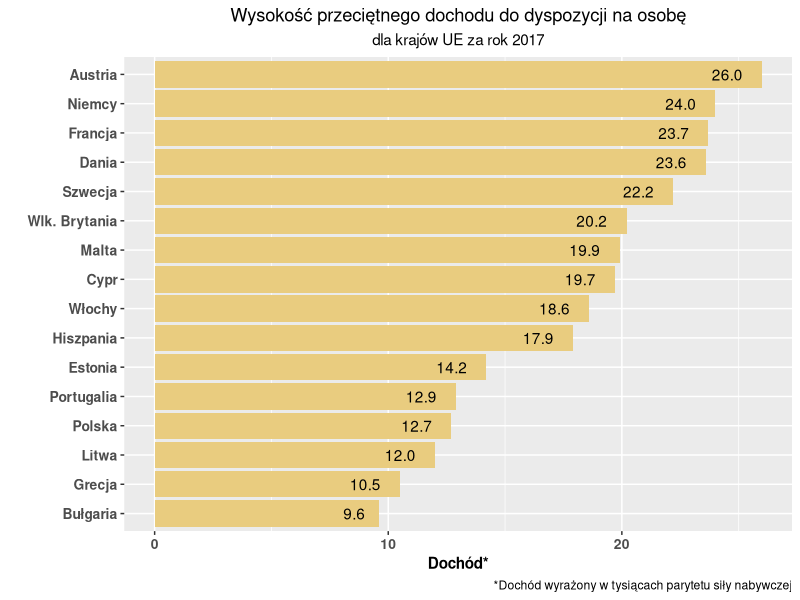

Here is the R script that generated this plot: (Note: this script raises an error after producing the figure.)
## ---- chunk 1
knitr::opts_chunk$set(warning = FALSE,
                      message = FALSE)

library(ggplot2)
x <- c("Estonia","Malta","Austria","Polska","Dania","Litwa","Bułgaria","Szwecja","Niemcy","Francja",
       "Włochy","Portugalia","Hiszpania","Cypr","Wlk. Brytania","Grecja")
y <- as.numeric(c(14.2,19.9,26,12.7,23.6,12,9.6,22.2,24.0,23.7,18.6,12.9,17.9,19.7,20.2,10.5))
df = data.frame(country=x,avg_income=y)


library('dplyr')
library('RColorBrewer')
order <- df %>% 
  arrange(avg_income) %>% 
  pull(country)
specify_decimal <- function(x, k) trimws(format(round(x, k), nsmall=k))
bold11 <- element_text(size=11,face='bold')
bold10 <- element_text(size=10,face='bold')
p<-ggplot(data=df, aes(x=country,y=avg_income)) + 
  geom_bar(stat='identity',fill='#e9cc7f') +
  geom_text(aes(label=specify_decimal(avg_income,1)),hjust=1.618) + 
  scale_x_discrete(limits = order) +
  labs(y='Dochód*', x=' ',caption='*Dochód wyrażony w tysiącach parytetu siły nabywczej',title='Wysokość przeciętnego dochodu do dyspozycji na osobę',subtitle='dla krajów UE za rok 2017') +
  coord_flip() + 
  theme(
    plot.title = element_text(hjust=0.5),
    plot.subtitle=element_text(hjust=0.5),
    legend.title = bold11,
    axis.title.x = bold11,
    axis.text = bold10
  )

## ---- chunk 2

p

## ---- chunk 3
knitr::include_graphics("./output.pdf")
